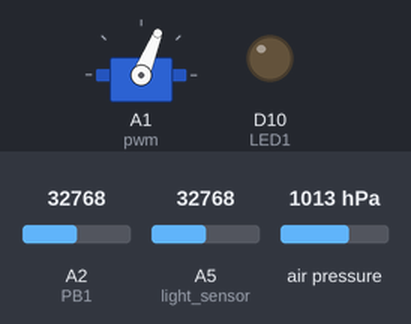
Simulated run of this program. Board: CircuitPython board. On the bench: servo, output pins drawn as LEDs (lit = HIGH). The inputs (shaded band) are chosen by the test bench; at power-on: A5 (light_sensor) = 32768, A2 (PB1) = 32768, air pressure 1013 hPa (analog values on the 0–65535 scale). The clock reads 2024-03-15 10:24:30 at power-on unless the program sets it; pins used as bus, display or sensor lines are not drawn.

Above: at 1.4 s.
At 5.0 s:
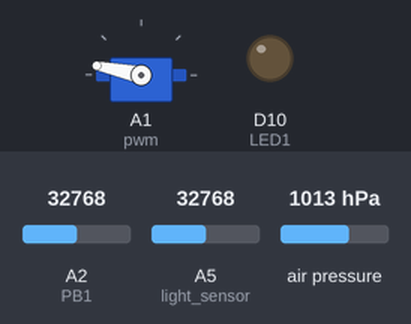
5.1 s: A5 (light_sensor) set to 128
6.6 s: A5 (light_sensor) set to 80
At 8.2 s:
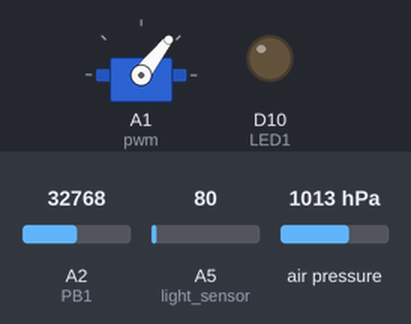
Timing chart, 0 to 9.7 s (numbered marks = the images above; inputs shaded):
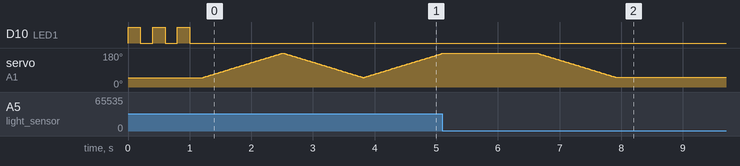

The program:

mockup_2.py
```python
# Library and Package Imports
import time
import board
import busio
from digitalio import DigitalInOut, Direction, Pull
import analogio
import adafruit_mprls
import pwmio
from adafruit_motor import servo

### Pin Initialization ################################################################
# Startup LED Initialization
LED1 = DigitalInOut(board.D10)
LED1.direction = Direction.OUTPUT

# Pulse to 4 Bit Counter & Display
Pulse = DigitalInOut(board.D7)
Pulse.direction = Direction.OUTPUT

# Breadboard Pushbutton Stop
PB1 = analogio.AnalogIn(board.A2)
light_sensor = analogio.AnalogIn(board.A5)

# I2C Bus Initialization, Pressure Sensor Setup
i2c = busio.I2C(board.SCL, board.SDA)
mpr = adafruit_mprls.MPRLS(i2c, psi_min=0, psi_max=25)

# Create a PWMOut object on Pin A2.
pwm = pwmio.PWMOut(board.A1, duty_cycle=2 ** 15, frequency=50)
# Create a servo object, my_servo.
my_servo = servo.Servo(pwm)


### Global Variables ##################################################################
dt = 0.1  # timestep
latched = False  # pressure sensor latch
daytime = False  # light sensor latch
latch_timer = 0
count = 0
time_0 = time.monotonic()  # initial time


### Data Variables ####################################################################
car_data = []
time_data = []
pressure_data = []
light_data = []


### Helper Functions ##################################################################
def getTime(local_time):

    t = local_time
    timestamp = timestamp = "%d/%d/%d %d:%d:%d" % (t.tm_mon, t.tm_mday, t.tm_year, t.tm_hour, t.tm_min, t.tm_sec)

    return timestamp


### Startup Light Sequence ############################################################
for i in range(3):
    LED1.value = True
    time.sleep(0.2)
    LED1.value = False
    time.sleep(0.2)

for angle in range(50, 180, 2):
    my_servo.angle = angle
    time.sleep(0.02)

for angle in range(180, 50, -2):
    my_servo.angle = angle
    time.sleep(0.02)


### Sensor Loop #######################################################################

while True:

    ### Pushbutton Stop ###
    if PB1.value < 2000:
        break

    ### Sensor Data Collection ###
    time_data.append(time.monotonic() - time_0)  # time
    pressure_data.append(mpr.pressure)         # pressure
    light_data.append(light_sensor.value)      # light

    ### Sensor Readouts ###
    #print("Pressure Sensor")
    #print((mpr.pressure,))
    #print("Light Sensor:")
    #print((light_sensor.value,))

    # Open the Gate at Dawn
    if (not daytime) and light_sensor.value > 500:

        for angle in range(50, 180, 2):
            my_servo.angle = angle
            time.sleep(0.02)

        daytime = True

    # Close the Gate at Dusk
    if daytime and light_sensor.value < 100:
        for angle in range(180, 50, -2):
            my_servo.angle = angle
            time.sleep(0.02)

        daytime = False

    # Pressure Sensor Counting and Latch
    if (not latched):
        if mpr.pressure > 1005.00:

            count+= 1
            Pulse.value = 1
            Pulse.value = 0
            latched = True
            car_data.append((count, getTime(time.localtime())))

    if latched:
        latch_timer += 1

    if (latch_timer*dt) > 2:
        latched = False
        latch_timer = 0

    # Timestep
    time.sleep(dt)

print(time_data)
print(pressure_data)
print(light_data)
print(car_data)

try:
    with open("/time.csv", "a") as fp:
        fp.write(time_data)
        fp.flush()
    with open("/pressure.csv", "a") as fp:
        fp.write(pressure_data)
        fp.flush()
    with open("/light.csv", "a") as fp:
        fp.write(light_data)
        fp.flush()
    with open("/car.csv", "a") as fp:
        fp.write(car_data)
        fp.flush()
except:

    print('Nope')
```

Measured:
- the behaviour switches between 112 and 96 on A5 (light_sensor) (found by bisection; images 1 and 2)
